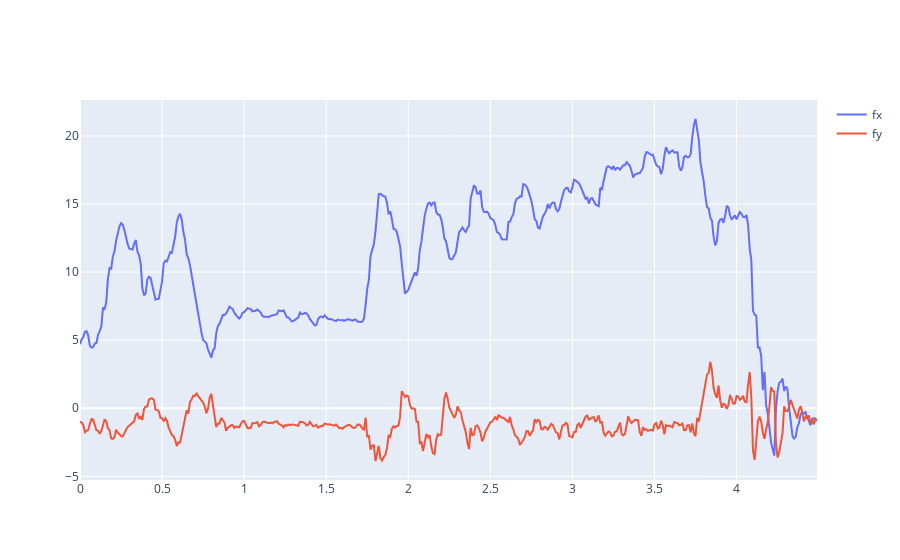

Notebook code cell kept with this figure:
### Code cell
fig = go.Figure(data=[go.Scatter(x=relative_time, y=rotated_fx, name='fx'),
                      go.Scatter(x=relative_time, y=rotated_fy, name='fy')
                     ]
               )
fig.show()

### Figure 1 — Plotly figure (JSON) as saved in the notebook; plotly's stock layout.template omitted (floating-point values rounded to 4 significant figures; data arrays with more than 128 entries replaced by an {"elided": "..."} marker saying what was removed)
{"data": [{"name": "fx", "type": "scatter", "x": {"elided": "450 float values"}, "y": {"elided": "450 float values"}}, {"name": "fy", "type": "scatter", "x": {"elided": "450 float values"}, "y": {"elided": "450 float values"}}], "layout": {}}
